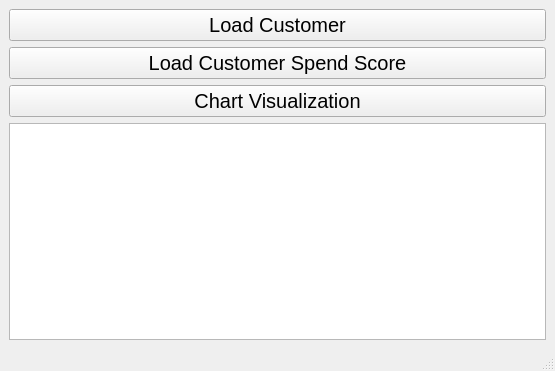
<?xml version="1.0" encoding="UTF-8"?>
<ui version="4.0">
 <class>MainWindow</class>
 <widget class="QMainWindow" name="MainWindow">
  <property name="geometry">
   <rect>
    <x>0</x>
    <y>0</y>
    <width>555</width>
    <height>371</height>
   </rect>
  </property>
  <property name="windowTitle">
   <string>MainWindow</string>
  </property>
  <widget class="QWidget" name="centralwidget">
   <layout class="QVBoxLayout" name="verticalLayout_2">
    <item>
     <layout class="QVBoxLayout" name="verticalLayout">
      <item>
       <widget class="QPushButton" name="pushButtonCustomer">
        <property name="font">
         <font>
          <pointsize>15</pointsize>
         </font>
        </property>
        <property name="text">
         <string>Load Customer</string>
        </property>
       </widget>
      </item>
      <item>
       <widget class="QPushButton" name="pushButtonSpendScore">
        <property name="font">
         <font>
          <pointsize>15</pointsize>
         </font>
        </property>
        <property name="text">
         <string>Load Customer Spend Score</string>
        </property>
       </widget>
      </item>
      <item>
       <widget class="QPushButton" name="pushButtonStatistic">
        <property name="font">
         <font>
          <pointsize>15</pointsize>
         </font>
        </property>
        <property name="text">
         <string>Chart Visualization</string>
        </property>
       </widget>
      </item>
      <item>
       <widget class="QTableWidget" name="tableWidgetData"/>
      </item>
     </layout>
    </item>
   </layout>
  </widget>
  <widget class="QMenuBar" name="menubar">
   <property name="geometry">
    <rect>
     <x>0</x>
     <y>0</y>
     <width>555</width>
     <height>22</height>
    </rect>
   </property>
  </widget>
  <widget class="QStatusBar" name="statusbar"/>
 </widget>
 <resources/>
 <connections/>
</ui>
